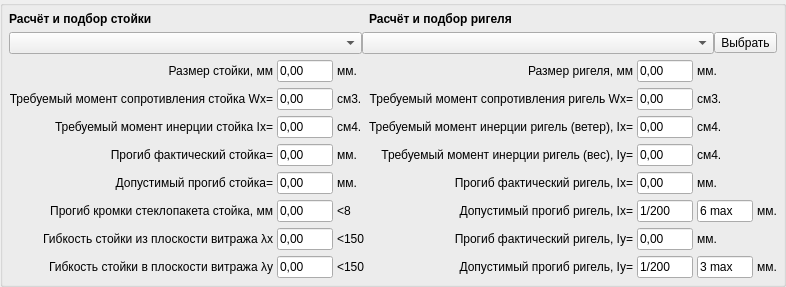
           <widget class="QGroupBox" name="groupBox_6">
            <property name="title">
             <string />
            </property>
            <layout class="QGridLayout" name="gridLayout_calc">
             <property name="leftMargin">
              <number>6</number>
             </property>
             <property name="topMargin">
              <number>6</number>
             </property>
             <property name="rightMargin">
              <number>6</number>
             </property>
             <property name="bottomMargin">
              <number>6</number>
             </property>
             <property name="horizontalSpacing">
              <number>4</number>
             </property>
             <item row="0" column="0" colspan="3">
              <widget class="QLabel" name="label_63">
               <property name="text">
                <string>&lt;html&gt;&lt;head/&gt;&lt;body&gt;&lt;p&gt;&lt;span style=" font-weight:700;"&gt;Расчёт и подбор стойки&lt;/span&gt;&lt;/p&gt;&lt;/body&gt;&lt;/html&gt;</string>
               </property>
              </widget>
             </item>
             <item row="0" column="3" colspan="4">
              <widget class="QLabel" name="label_76">
               <property name="text">
                <string>&lt;html&gt;&lt;head/&gt;&lt;body&gt;&lt;p&gt;&lt;span style=" font-weight:700;"&gt;Расчёт и подбор ригеля&lt;/span&gt;&lt;/p&gt;&lt;/body&gt;&lt;/html&gt;</string>
               </property>
              </widget>
             </item>
             <item row="1" column="0" colspan="7">
              <layout class="QHBoxLayout" name="horizontalLayout_33" stretch="1,1,0">
               <item>
                <widget class="QComboBox" name="comboBox_9">
                 <property name="sizePolicy">
                  <sizepolicy hsizetype="Expanding" vsizetype="Fixed">
                   <horstretch>0</horstretch>
                   <verstretch>0</verstretch>
                  </sizepolicy>
                 </property>
                </widget>
               </item>
               <item>
                <widget class="QComboBox" name="comboBox_10">
                 <property name="sizePolicy">
                  <sizepolicy hsizetype="Expanding" vsizetype="Fixed">
                   <horstretch>0</horstretch>
                   <verstretch>0</verstretch>
                  </sizepolicy>
                 </property>
                </widget>
               </item>
               <item>
                <widget class="QToolButton" name="toolButton">
                 <property name="toolTip">
                  <string>&lt;html&gt;&lt;head/&gt;&lt;body&gt;&lt;p&gt;Ручной ввод характеристик профиля.&lt;/p&gt;&lt;/body&gt;&lt;/html&gt;</string>
                 </property>
                 <property name="whatsThis">
                  <string>&lt;html&gt;&lt;head/&gt;&lt;body&gt;&lt;p&gt;&lt;br/&gt;&lt;/p&gt;&lt;/body&gt;&lt;/html&gt;</string>
                 </property>
                 <property name="text">
                  <string>Выбрать</string>
                 </property>
                </widget>
               </item>
              </layout>
             </item>
             <item row="2" column="0">
              <widget class="QLabel" name="label_64">
               <property name="text">
                <string>&lt;html&gt;&lt;head/&gt;&lt;body&gt;&lt;p align="right"&gt;Размер стойки, мм&lt;/p&gt;&lt;/body&gt;&lt;/html&gt;</string>
               </property>
               <property name="alignment">
                <set>Qt::AlignRight|Qt::AlignTrailing|Qt::AlignVCenter</set>
               </property>
              </widget>
             </item>
             <item row="2" column="1">
              <widget class="QLineEdit" name="lineEdit_36">
               <property name="sizePolicy">
                <sizepolicy hsizetype="Preferred" vsizetype="Fixed">
                 <horstretch>0</horstretch>
                 <verstretch>0</verstretch>
                </sizepolicy>
               </property>
               <property name="minimumSize">
                <size>
                 <width>44</width>
                 <height>0</height>
                </size>
               </property>
               <property name="maximumSize">
                <size>
                 <width>56</width>
                 <height>16777215</height>
                </size>
               </property>
               <property name="text">
                <string>0,00</string>
               </property>
               <property name="readOnly">
                <bool>true</bool>
               </property>
              </widget>
             </item>
             <item row="2" column="2">
              <widget class="QLabel" name="label_84">
               <property name="text">
                <string>мм.</string>
               </property>
              </widget>
             </item>
             <item row="2" column="3">
              <widget class="QLabel" name="label_75">
               <property name="text">
                <string>&lt;html&gt;&lt;head/&gt;&lt;body&gt;&lt;p align="right"&gt;Размер ригеля, мм&lt;/p&gt;&lt;/body&gt;&lt;/html&gt;</string>
               </property>
               <property name="alignment">
                <set>Qt::AlignRight|Qt::AlignTrailing|Qt::AlignVCenter</set>
               </property>
              </widget>
             </item>
             <item row="2" column="4">
              <widget class="QLineEdit" name="lineEdit_43">
               <property name="sizePolicy">
                <sizepolicy hsizetype="Preferred" vsizetype="Fixed">
                 <horstretch>0</horstretch>
                 <verstretch>0</verstretch>
                </sizepolicy>
               </property>
               <property name="minimumSize">
                <size>
                 <width>44</width>
                 <height>0</height>
                </size>
               </property>
               <property name="maximumSize">
                <size>
                 <width>56</width>
                 <height>16777215</height>
                </size>
               </property>
               <property name="text">
                <string>0,00</string>
               </property>
               <property name="readOnly">
                <bool>true</bool>
               </property>
              </widget>
             </item>
             <item row="2" column="5" colspan="2">
              <widget class="QLabel" name="label_89">
               <property name="text">
                <string>мм.</string>
               </property>
              </widget>
             </item>
             <item row="3" column="0">
              <widget class="QLabel" name="label_65">
               <property name="text">
                <string>Требуемый момент сопротивления стойка Wx=</string>
               </property>
               <property name="alignment">
                <set>Qt::AlignRight|Qt::AlignTrailing|Qt::AlignVCenter</set>
               </property>
              </widget>
             </item>
             <item row="3" column="1">
              <widget class="QLineEdit" name="lineEdit_37">
               <property name="sizePolicy">
                <sizepolicy hsizetype="Preferred" vsizetype="Fixed">
                 <horstretch>0</horstretch>
                 <verstretch>0</verstretch>
                </sizepolicy>
               </property>
               <property name="minimumSize">
                <size>
                 <width>44</width>
                 <height>0</height>
                </size>
               </property>
               <property name="maximumSize">
                <size>
                 <width>56</width>
                 <height>16777215</height>
                </size>
               </property>
               <property name="text">
                <string>0,00</string>
               </property>
               <property name="readOnly">
                <bool>true</bool>
               </property>
              </widget>
             </item>
             <item row="3" column="2">
              <widget class="QLabel" name="label_85">
               <property name="text">
                <string>см3.</string>
               </property>
              </widget>
             </item>
             <item row="3" column="3">
              <widget class="QLabel" name="label_79">
               <property name="text">
                <string>Требуемый момент сопротивления ригель Wx=</string>
               </property>
               <property name="alignment">
                <set>Qt::AlignRight|Qt::AlignTrailing|Qt::AlignVCenter</set>
               </property>
              </widget>
             </item>
             <item row="3" column="4">
              <widget class="QLineEdit" name="lineEdit_45">
               <property name="sizePolicy">
                <sizepolicy hsizetype="Preferred" vsizetype="Fixed">
                 <horstretch>0</horstretch>
                 <verstretch>0</verstretch>
                </sizepolicy>
               </property>
               <property name="minimumSize">
                <size>
                 <width>44</width>
                 <height>0</height>
                </size>
               </property>
               <property name="maximumSize">
                <size>
                 <width>56</width>
                 <height>16777215</height>
                </size>
               </property>
               <property name="text">
                <string>0,00</string>
               </property>
               <property name="readOnly">
                <bool>true</bool>
               </property>
              </widget>
             </item>
             <item row="3" column="5" colspan="2">
              <widget class="QLabel" name="label_90">
               <property name="text">
                <string>см3.</string>
               </property>
              </widget>
             </item>
             <item row="4" column="0">
              <widget class="QLabel" name="label_80">
               <property name="text">
                <string>Требуемый момент инерции стойка Ix=</string>
               </property>
               <property name="alignment">
                <set>Qt::AlignRight|Qt::AlignTrailing|Qt::AlignVCenter</set>
               </property>
              </widget>
             </item>
             <item row="4" column="1">
              <widget class="QLineEdit" name="lineEdit_48">
               <property name="sizePolicy">
                <sizepolicy hsizetype="Preferred" vsizetype="Fixed">
                 <horstretch>0</horstretch>
                 <verstretch>0</verstretch>
                </sizepolicy>
               </property>
               <property name="minimumSize">
                <size>
                 <width>44</width>
                 <height>0</height>
                </size>
               </property>
               <property name="maximumSize">
                <size>
                 <width>56</width>
                 <height>16777215</height>
                </size>
               </property>
               <property name="text">
                <string>0,00</string>
               </property>
               <property name="readOnly">
                <bool>true</bool>
               </property>
              </widget>
             </item>
             <item row="4" column="2">
              <widget class="QLabel" name="label_86">
               <property name="text">
                <string>см4.</string>
               </property>
              </widget>
             </item>
             <item row="4" column="3">
              <widget class="QLabel" name="label_81">
               <property name="text">
                <string>Требуемый момент инерции ригель (ветер), Ix=</string>
               </property>
               <property name="alignment">
                <set>Qt::AlignRight|Qt::AlignTrailing|Qt::AlignVCenter</set>
               </property>
              </widget>
             </item>
             <item row="4" column="4">
              <widget class="QLineEdit" name="lineEdit_49">
               <property name="sizePolicy">
                <sizepolicy hsizetype="Preferred" vsizetype="Fixed">
                 <horstretch>0</horstretch>
                 <verstretch>0</verstretch>
                </sizepolicy>
               </property>
               <property name="minimumSize">
                <size>
                 <width>44</width>
                 <height>0</height>
                </size>
               </property>
               <property name="maximumSize">
                <size>
                 <width>56</width>
                 <height>16777215</height>
                </size>
               </property>
               <property name="text">
                <string>0,00</string>
               </property>
               <property name="readOnly">
                <bool>true</bool>
               </property>
              </widget>
             </item>
             <item row="4" column="5" colspan="2">
              <widget class="QLabel" name="label_91">
               <property name="text">
                <string>см4.</string>
               </property>
              </widget>
             </item>
             <item row="5" column="0">
              <widget class="QLabel" name="label_66">
               <property name="text">
                <string>Прогиб фактический стойка=</string>
               </property>
               <property name="alignment">
                <set>Qt::AlignRight|Qt::AlignTrailing|Qt::AlignVCenter</set>
               </property>
              </widget>
             </item>
             <item row="5" column="1">
              <widget class="QLineEdit" name="lineEdit_38">
               <property name="sizePolicy">
                <sizepolicy hsizetype="Preferred" vsizetype="Fixed">
                 <horstretch>0</horstretch>
                 <verstretch>0</verstretch>
                </sizepolicy>
               </property>
               <property name="minimumSize">
                <size>
                 <width>44</width>
                 <height>0</height>
                </size>
               </property>
               <property name="maximumSize">
                <size>
                 <width>56</width>
                 <height>16777215</height>
                </size>
               </property>
               <property name="text">
                <string>0,00</string>
               </property>
               <property name="readOnly">
                <bool>true</bool>
               </property>
              </widget>
             </item>
             <item row="5" column="2">
              <widget class="QLabel" name="label_87">
               <property name="text">
                <string>мм.</string>
               </property>
              </widget>
             </item>
             <item row="5" column="3">
              <widget class="QLabel" name="label_82">
               <property name="text">
                <string>Требуемый момент инерции ригель (вес), Iy=</string>
               </property>
               <property name="alignment">
                <set>Qt::AlignRight|Qt::AlignTrailing|Qt::AlignVCenter</set>
               </property>
              </widget>
             </item>
             <item row="5" column="4">
              <widget class="QLineEdit" name="lineEdit_50">
               <property name="sizePolicy">
                <sizepolicy hsizetype="Preferred" vsizetype="Fixed">
                 <horstretch>0</horstretch>
                 <verstretch>0</verstretch>
                </sizepolicy>
               </property>
               <property name="minimumSize">
                <size>
                 <width>44</width>
                 <height>0</height>
                </size>
               </property>
               <property name="maximumSize">
                <size>
                 <width>56</width>
                 <height>16777215</height>
                </size>
               </property>
               <property name="text">
                <string>0,00</string>
               </property>
               <property name="readOnly">
                <bool>true</bool>
               </property>
              </widget>
             </item>
             <item row="5" column="5" colspan="2">
              <widget class="QLabel" name="label_92">
               <property name="text">
                <string>см4.</string>
               </property>
              </widget>
             </item>
             <item row="6" column="0">
              <widget class="QLabel" name="label_67">
               <property name="text">
                <string>Допустимый прогиб стойка=</string>
               </property>
               <property name="alignment">
                <set>Qt::AlignRight|Qt::AlignTrailing|Qt::AlignVCenter</set>
               </property>
              </widget>
             </item>
             <item row="6" column="1">
              <widget class="QLineEdit" name="lineEdit_39">
               <property name="sizePolicy">
                <sizepolicy hsizetype="Preferred" vsizetype="Fixed">
                 <horstretch>0</horstretch>
                 <verstretch>0</verstretch>
                </sizepolicy>
               </property>
               <property name="minimumSize">
                <size>
                 <width>44</width>
                 <height>0</height>
                </size>
               </property>
               <property name="maximumSize">
                <size>
                 <width>56</width>
                 <height>16777215</height>
                </size>
               </property>
               <property name="text">
                <string>0,00</string>
               </property>
               <property name="readOnly">
                <bool>true</bool>
               </property>
              </widget>
             </item>
             <item row="6" column="2">
              <widget class="QLabel" name="label_88">
               <property name="text">
                <string>мм.</string>
               </property>
              </widget>
             </item>
             <item row="6" column="3">
              <widget class="QLabel" name="label_74">
               <property name="text">
                <string>Прогиб фактический ригель, Ix=</string>
               </property>
               <property name="alignment">
                <set>Qt::AlignRight|Qt::AlignTrailing|Qt::AlignVCenter</set>
               </property>
              </widget>
             </item>
             <item row="6" column="4">
              <widget class="QLineEdit" name="lineEdit_46">
               <property name="sizePolicy">
                <sizepolicy hsizetype="Preferred" vsizetype="Fixed">
                 <horstretch>0</horstretch>
                 <verstretch>0</verstretch>
                </sizepolicy>
               </property>
               <property name="minimumSize">
                <size>
                 <width>44</width>
                 <height>0</height>
                </size>
               </property>
               <property name="maximumSize">
                <size>
                 <width>56</width>
                 <height>16777215</height>
                </size>
               </property>
               <property name="text">
                <string>0,00</string>
               </property>
               <property name="readOnly">
                <bool>true</bool>
               </property>
              </widget>
             </item>
             <item row="6" column="5" colspan="2">
              <widget class="QLabel" name="label_93">
               <property name="text">
                <string>мм.</string>
               </property>
              </widget>
             </item>
             <item row="7" column="0">
              <widget class="QLabel" name="label_68">
               <property name="text">
                <string>Прогиб кромки стеклопакета стойка, мм</string>
               </property>
               <property name="alignment">
                <set>Qt::AlignRight|Qt::AlignTrailing|Qt::AlignVCenter</set>
               </property>
              </widget>
             </item>
             <item row="7" column="1">
              <widget class="QLineEdit" name="lineEdit_40">
               <property name="sizePolicy">
                <sizepolicy hsizetype="Preferred" vsizetype="Fixed">
                 <horstretch>0</horstretch>
                 <verstretch>0</verstretch>
                </sizepolicy>
               </property>
               <property name="minimumSize">
                <size>
                 <width>44</width>
                 <height>0</height>
                </size>
               </property>
               <property name="maximumSize">
                <size>
                 <width>56</width>
                 <height>16777215</height>
                </size>
               </property>
               <property name="text">
                <string>0,00</string>
               </property>
               <property name="readOnly">
                <bool>true</bool>
               </property>
              </widget>
             </item>
             <item row="7" column="2">
              <widget class="QLabel" name="label_71">
               <property name="text">
                <string>&lt;8</string>
               </property>
              </widget>
             </item>
             <item row="7" column="3">
              <widget class="QLabel" name="label_77">
               <property name="text">
                <string>Допустимый прогиб ригель, Ix=</string>
               </property>
               <property name="alignment">
                <set>Qt::AlignRight|Qt::AlignTrailing|Qt::AlignVCenter</set>
               </property>
              </widget>
             </item>
             <item row="7" column="4">
              <widget class="QLineEdit" name="lineEdit_54">
               <property name="sizePolicy">
                <sizepolicy hsizetype="Preferred" vsizetype="Fixed">
                 <horstretch>0</horstretch>
                 <verstretch>0</verstretch>
                </sizepolicy>
               </property>
               <property name="minimumSize">
                <size>
                 <width>44</width>
                 <height>0</height>
                </size>
               </property>
               <property name="maximumSize">
                <size>
                 <width>56</width>
                 <height>16777215</height>
                </size>
               </property>
               <property name="text">
                <string>1/200</string>
               </property>
               <property name="readOnly">
                <bool>true</bool>
               </property>
              </widget>
             </item>
             <item row="7" column="5">
              <widget class="QLineEdit" name="lineEdit_53">
               <property name="sizePolicy">
                <sizepolicy hsizetype="Preferred" vsizetype="Fixed">
                 <horstretch>0</horstretch>
                 <verstretch>0</verstretch>
                </sizepolicy>
               </property>
               <property name="minimumSize">
                <size>
                 <width>44</width>
                 <height>0</height>
                </size>
               </property>
               <property name="maximumSize">
                <size>
                 <width>56</width>
                 <height>16777215</height>
                </size>
               </property>
               <property name="text">
                <string>6 max</string>
               </property>
               <property name="readOnly">
                <bool>true</bool>
               </property>
              </widget>
             </item>
             <item row="7" column="6">
              <widget class="QLabel" name="label_94">
               <property name="text">
                <string>мм.</string>
               </property>
              </widget>
             </item>
             <item row="8" column="0">
              <widget class="QLabel" name="label_69">
               <property name="text">
                <string>Гибкость стойки из плоскости витража λx</string>
               </property>
               <property name="alignment">
                <set>Qt::AlignRight|Qt::AlignTrailing|Qt::AlignVCenter</set>
               </property>
              </widget>
             </item>
             <item row="8" column="1">
              <widget class="QLineEdit" name="lineEdit_41">
               <property name="sizePolicy">
                <sizepolicy hsizetype="Preferred" vsizetype="Fixed">
                 <horstretch>0</horstretch>
                 <verstretch>0</verstretch>
                </sizepolicy>
               </property>
               <property name="minimumSize">
                <size>
                 <width>44</width>
                 <height>0</height>
                </size>
               </property>
               <property name="maximumSize">
                <size>
                 <width>56</width>
                 <height>16777215</height>
                </size>
               </property>
               <property name="text">
                <string>0,00</string>
               </property>
               <property name="readOnly">
                <bool>true</bool>
               </property>
              </widget>
             </item>
             <item row="8" column="2">
              <widget class="QLabel" name="label_72">
               <property name="text">
                <string>&lt;150</string>
               </property>
              </widget>
             </item>
             <item row="8" column="3">
              <widget class="QLabel" name="label_78">
               <property name="text">
                <string>Прогиб фактический ригель, Iy=</string>
               </property>
               <property name="alignment">
                <set>Qt::AlignRight|Qt::AlignTrailing|Qt::AlignVCenter</set>
               </property>
              </widget>
             </item>
             <item row="8" column="4">
              <widget class="QLineEdit" name="lineEdit_51">
               <property name="sizePolicy">
                <sizepolicy hsizetype="Preferred" vsizetype="Fixed">
                 <horstretch>0</horstretch>
                 <verstretch>0</verstretch>
                </sizepolicy>
               </property>
               <property name="minimumSize">
                <size>
                 <width>44</width>
                 <height>0</height>
                </size>
               </property>
               <property name="maximumSize">
                <size>
                 <width>56</width>
                 <height>16777215</height>
                </size>
               </property>
               <property name="text">
                <string>0,00</string>
               </property>
               <property name="readOnly">
                <bool>true</bool>
               </property>
              </widget>
             </item>
             <item row="8" column="5" colspan="2">
              <widget class="QLabel" name="label_95">
               <property name="text">
                <string>мм.</string>
               </property>
              </widget>
             </item>
             <item row="9" column="0">
              <widget class="QLabel" name="label_70">
               <property name="text">
                <string>Гибкость стойки в плоскости витража λy</string>
               </property>
               <property name="alignment">
                <set>Qt::AlignRight|Qt::AlignTrailing|Qt::AlignVCenter</set>
               </property>
              </widget>
             </item>
             <item row="9" column="1">
              <widget class="QLineEdit" name="lineEdit_42">
               <property name="sizePolicy">
                <sizepolicy hsizetype="Preferred" vsizetype="Fixed">
                 <horstretch>0</horstretch>
                 <verstretch>0</verstretch>
                </sizepolicy>
               </property>
               <property name="minimumSize">
                <size>
                 <width>44</width>
                 <height>0</height>
                </size>
               </property>
               <property name="maximumSize">
                <size>
                 <width>56</width>
                 <height>16777215</height>
                </size>
               </property>
               <property name="text">
                <string>0,00</string>
               </property>
               <property name="readOnly">
                <bool>true</bool>
               </property>
              </widget>
             </item>
             <item row="9" column="2">
              <widget class="QLabel" name="label_73">
               <property name="text">
                <string>&lt;150</string>
               </property>
              </widget>
             </item>
             <item row="9" column="3">
              <widget class="QLabel" name="label_83">
               <property name="text">
                <string>Допустимый прогиб ригель, Iy=</string>
               </property>
               <property name="alignment">
                <set>Qt::AlignRight|Qt::AlignTrailing|Qt::AlignVCenter</set>
               </property>
              </widget>
             </item>
             <item row="9" column="4">
              <widget class="QLineEdit" name="lineEdit_56">
               <property name="sizePolicy">
                <sizepolicy hsizetype="Preferred" vsizetype="Fixed">
                 <horstretch>0</horstretch>
                 <verstretch>0</verstretch>
                </sizepolicy>
               </property>
               <property name="minimumSize">
                <size>
                 <width>44</width>
                 <height>0</height>
                </size>
               </property>
               <property name="maximumSize">
                <size>
                 <width>56</width>
                 <height>16777215</height>
                </size>
               </property>
               <property name="text">
                <string>1/200</string>
               </property>
               <property name="readOnly">
                <bool>true</bool>
               </property>
              </widget>
             </item>
             <item row="9" column="5">
              <widget class="QLineEdit" name="lineEdit_55">
               <property name="sizePolicy">
                <sizepolicy hsizetype="Preferred" vsizetype="Fixed">
                 <horstretch>0</horstretch>
                 <verstretch>0</verstretch>
                </sizepolicy>
               </property>
               <property name="minimumSize">
                <size>
                 <width>44</width>
                 <height>0</height>
                </size>
               </property>
               <property name="maximumSize">
                <size>
                 <width>56</width>
                 <height>16777215</height>
                </size>
               </property>
               <property name="text">
                <string>3 max</string>
               </property>
               <property name="readOnly">
                <bool>true</bool>
               </property>
              </widget>
             </item>
             <item row="9" column="6">
              <widget class="QLabel" name="label_96">
               <property name="text">
                <string>мм.</string>
               </property>
              </widget>
             </item>
             <item row="2" column="7">
              <spacer name="horizontalSpacer_calc">
               <property name="orientation">
                <enum>Qt::Horizontal</enum>
               </property>
               <property name="sizeHint" stdset="0">
                <size>
                 <width>0</width>
                 <height>20</height>
                </size>
               </property>
              </spacer>
             </item>
            </layout>
           </widget>
